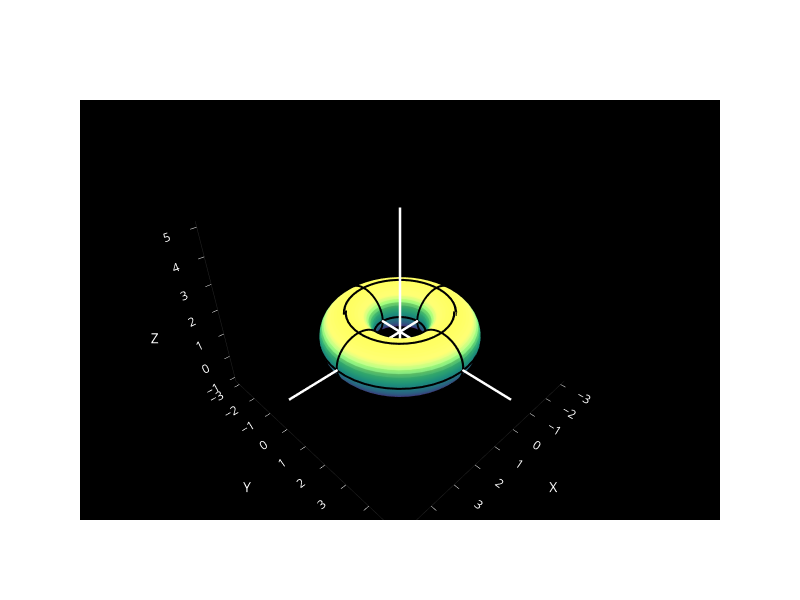

The code cell stored with this chart in its notebook:
### Markdown cell above
## Toro

### Code cell
r = lambda phi, theta : ( (2 + np.cos(phi))*np.cos(theta), (2 + np.cos(phi))*np.sin(theta), np.sin(phi))
my_surface_plotter(r, (domain("phi", 0,2*np.pi), domain("theta",0,2*np.pi)))
